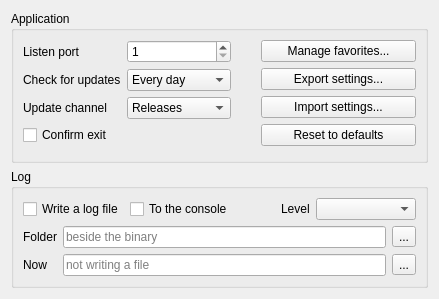
           <widget class="QWidget" name="tab_5">
            <layout class="QVBoxLayout" name="verticalLayout_32">
             <item>
              <widget class="QGroupBox" name="gbApplication">
               <property name="title">
                <string>Application</string>
               </property>
               <layout class="QHBoxLayout" name="horizontalLayout_app">
                <item>
                 <layout class="QGridLayout" name="gridLayout_6">
                  <item row="1" column="0">
                   <widget class="QLabel" name="label_24">
                    <property name="toolTip">
                     <string>TCP port the emulator listens on
(experimental network support)</string>
                    </property>
                    <property name="text">
                     <string>Listen port</string>
                    </property>
                   </widget>
                  </item>
                  <item row="1" column="1">
                   <widget class="QSpinBox" name="sbPort">
                    <property name="toolTip">
                     <string>TCP port the emulator listens on
(experimental network support)</string>
                    </property>
                    <property name="minimumSize">
                     <size>
                      <width>80</width>
                      <height>0</height>
                     </size>
                    </property>
                    <property name="minimum">
                     <number>1</number>
                    </property>
                    <property name="maximum">
                     <number>65535</number>
                    </property>
                   </widget>
                  </item>
                  <item row="2" column="0">
                   <widget class="QLabel" name="labUpdCheck">
                    <property name="toolTip">
                     <string>How often to look for a newer version</string>
                    </property>
                    <property name="text">
                     <string>Check for updates</string>
                    </property>
                   </widget>
                  </item>
                  <item row="2" column="1">
                   <widget class="QComboBox" name="cbUpdCheck">
                    <property name="toolTip">
                     <string>How often to look for a newer version</string>
                    </property>
                    <item>
                     <property name="text">
                      <string>Every day</string>
                     </property>
                    </item>
                    <item>
                     <property name="text">
                      <string>Every week</string>
                     </property>
                    </item>
                    <item>
                     <property name="text">
                      <string>Never</string>
                     </property>
                    </item>
                   </widget>
                  </item>
                  <item row="3" column="0">
                   <widget class="QLabel" name="labUpdChannel">
                    <property name="toolTip">
                     <string>Releases only, or development builds too</string>
                    </property>
                    <property name="text">
                     <string>Update channel</string>
                    </property>
                   </widget>
                  </item>
                  <item row="3" column="1">
                   <widget class="QComboBox" name="cbUpdChannel">
                    <property name="toolTip">
                     <string>Releases only, or development builds too</string>
                    </property>
                    <item>
                     <property name="text">
                      <string>Releases</string>
                     </property>
                    </item>
                    <item>
                     <property name="text">
                      <string>Development</string>
                     </property>
                    </item>
                   </widget>
                  </item>
                  <item row="4" column="0" colspan="2">
                   <widget class="QCheckBox" name="cbConfexit">
                    <property name="toolTip">
                     <string>Ask before closing the emulator</string>
                    </property>
                    <property name="text">
                     <string>Confirm exit</string>
                    </property>
                   </widget>
                  </item>
                  <item row="5" column="0" colspan="2">
                   <spacer name="verticalSpacer_appgrid">
                    <property name="orientation">
                     <enum>Qt::Vertical</enum>
                    </property>
                    <property name="sizeHint" stdset="0">
                     <size>
                      <width>20</width>
                      <height>0</height>
                     </size>
                    </property>
                   </spacer>
                  </item>
                 </layout>
                </item>
                <item>
                 <spacer name="horizontalSpacer_app">
                  <property name="orientation">
                   <enum>Qt::Horizontal</enum>
                  </property>
                  <property name="sizeHint" stdset="0">
                   <size>
                    <width>24</width>
                    <height>20</height>
                   </size>
                  </property>
                 </spacer>
                </item>
                <item>
                 <widget class="QWidget" name="appButtons" native="true">
                  <property name="minimumSize">
                   <size>
                    <width>155</width>
                    <height>0</height>
                   </size>
                  </property>
                  <property name="maximumSize">
                   <size>
                    <width>155</width>
                    <height>16777215</height>
                   </size>
                  </property>
                  <layout class="QVBoxLayout" name="verticalLayout_appsw">
                   <property name="leftMargin">
                    <number>0</number>
                   </property>
                   <property name="topMargin">
                    <number>0</number>
                   </property>
                   <property name="rightMargin">
                    <number>0</number>
                   </property>
                   <property name="bottomMargin">
                    <number>0</number>
                   </property>
                   <item>
                    <widget class="xSideButton" name="pbFavorites">
                     <property name="icon">
                      <iconset resource="../xpeccy.qrc">
                       <normaloff>:/images/star.png</normaloff>:/images/star.png</iconset>
                     </property>
                     <property name="toolTip">
                      <string>Name, reorder or remove the files on the Favorites menu</string>
                     </property>
                     <property name="text">
                      <string>Manage favorites...</string>
                     </property>
                    </widget>
                   </item>
                   <item>
                    <widget class="xSideButton" name="pbCfgExport">
                     <property name="icon">
                      <iconset resource="../xpeccy.qrc">
                       <normaloff>:/images/save-as.png</normaloff>:/images/save-as.png</iconset>
                     </property>
                     <property name="toolTip">
                      <string>Write the settings, the layouts and your own machines to one file</string>
                     </property>
                     <property name="text">
                      <string>Export settings...</string>
                     </property>
                    </widget>
                   </item>
                   <item>
                    <widget class="xSideButton" name="pbCfgImport">
                     <property name="icon">
                      <iconset resource="../xpeccy.qrc">
                       <normaloff>:/images/fileopen.png</normaloff>:/images/fileopen.png</iconset>
                     </property>
                     <property name="toolTip">
                      <string>Take the settings out of a file written by Export</string>
                     </property>
                     <property name="text">
                      <string>Import settings...</string>
                     </property>
                    </widget>
                   </item>
                   <item>
                    <widget class="xSideButton" name="pbCfgReset">
                     <property name="icon">
                      <iconset resource="../xpeccy.qrc">
                       <normaloff>:/images/refresh.png</normaloff>:/images/refresh.png</iconset>
                     </property>
                     <property name="toolTip">
                      <string>Back to the settings the emulator ships with. Your own machines are left alone</string>
                     </property>
                     <property name="text">
                      <string>Reset to defaults</string>
                     </property>
                    </widget>
                   </item>
                   <item>
                    <spacer name="verticalSpacer_app">
                     <property name="orientation">
                      <enum>Qt::Vertical</enum>
                     </property>
                     <property name="sizeHint" stdset="0">
                      <size>
                       <width>20</width>
                       <height>5</height>
                      </size>
                     </property>
                    </spacer>
                   </item>
                  </layout>
                 </widget>
                </item>
               </layout>
              </widget>
             </item>
             <item>
              <widget class="QGroupBox" name="gbLog">
               <property name="title">
                <string>Log</string>
               </property>
               <layout class="QVBoxLayout" name="verticalLayout_log">
                <item>
                 <layout class="QHBoxLayout" name="horizontalLayout_log1">
                  <item>
                   <widget class="QCheckBox" name="cbLogEnable">
                    <property name="toolTip">
                     <string>Write the log to a file under logs/&lt;date&gt;/</string>
                    </property>
                    <property name="text">
                     <string>Write a log file</string>
                    </property>
                   </widget>
                  </item>
                  <item>
                   <widget class="QCheckBox" name="cbLogConsole">
                    <property name="toolTip">
                     <string>Also write every line to the console (Windows: only with -c)</string>
                    </property>
                    <property name="text">
                     <string>To the console</string>
                    </property>
                   </widget>
                  </item>
                  <item>
                   <spacer name="horizontalSpacer_log1">
                    <property name="orientation">
                     <enum>Qt::Horizontal</enum>
                    </property>
                    <property name="sizeHint" stdset="0">
                     <size>
                      <width>40</width>
                      <height>20</height>
                     </size>
                    </property>
                   </spacer>
                  </item>
                  <item>
                   <widget class="QLabel" name="labLogLevel">
                    <property name="toolTip">
                     <string>How much is written. Single groups can be moved apart
from the rest with --log-groups, or the groups line
in config.conf</string>
                    </property>
                    <property name="text">
                     <string>Level</string>
                    </property>
                   </widget>
                  </item>
                  <item>
                   <widget class="QComboBox" name="cbxLogLevel">
                    <property name="toolTip">
                     <string>How much is written. Single groups can be moved apart
from the rest with --log-groups, or the groups line
in config.conf</string>
                    </property>
                    <property name="minimumSize">
                     <size>
                      <width>100</width>
                      <height>0</height>
                     </size>
                    </property>
                   </widget>
                  </item>
                 </layout>
                </item>
                <item>
                 <layout class="QGridLayout" name="gridLayout_log">
                  <item row="0" column="0">
                   <widget class="QLabel" name="labLogDir">
                    <property name="text">
                     <string>Folder</string>
                    </property>
                   </widget>
                  </item>
                  <item row="0" column="1">
                   <widget class="QLineEdit" name="leLogDir">
                    <property name="toolTip">
                     <string>Folder the log files go to</string>
                    </property>
                    <property name="placeholderText">
                     <string>beside the binary</string>
                    </property>
                   </widget>
                  </item>
                  <item row="0" column="2">
                   <widget class="QToolButton" name="tbLogDir">
                    <property name="toolTip">
                     <string>Pick the folder</string>
                    </property>
                    <property name="text">
                     <string>...</string>
                    </property>
                    <property name="icon">
                     <iconset resource="../xpeccy.qrc">
                      <normaloff>:/images/fileopen.png</normaloff>:/images/fileopen.png</iconset>
                    </property>
                   </widget>
                  </item>
                  <item row="1" column="0">
                   <widget class="QLabel" name="labLogNow">
                    <property name="text">
                     <string>Now</string>
                    </property>
                   </widget>
                  </item>
                  <item row="1" column="1">
                   <widget class="QLineEdit" name="leLogFile">
                    <property name="toolTip">
                     <string>The file this run is writing to</string>
                    </property>
                    <property name="readOnly">
                     <bool>true</bool>
                    </property>
                    <property name="placeholderText">
                     <string>not writing a file</string>
                    </property>
                   </widget>
                  </item>
                  <item row="1" column="2">
                   <widget class="QToolButton" name="tbLogOpen">
                    <property name="toolTip">
                     <string>Open the folder the log is in</string>
                    </property>
                    <property name="text">
                     <string>...</string>
                    </property>
                    <property name="icon">
                     <iconset resource="../xpeccy.qrc">
                      <normaloff>:/images/search.png</normaloff>:/images/search.png</iconset>
                    </property>
                   </widget>
                  </item>
                 </layout>
                </item>
               </layout>
              </widget>
             </item>
             <item>
              <spacer name="verticalSpacer_general">
               <property name="orientation">
                <enum>Qt::Vertical</enum>
               </property>
               <property name="sizeHint" stdset="0">
                <size>
                 <width>20</width>
                 <height>0</height>
                </size>
               </property>
              </spacer>
             </item>
            </layout>
           </widget>
